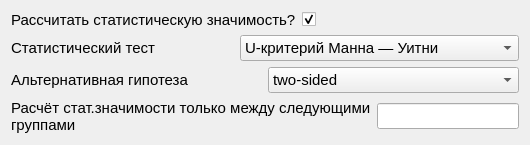
                <widget class="QWidget" name="tab_4">
                 <attribute name="title">
                  <string>Box plot (2)</string>
                 </attribute>
                 <layout class="QGridLayout" name="gridLayout_6">
                  <item row="1" column="0">
                   <layout class="QHBoxLayout" name="horizontalLayout_23">
                    <item>
                     <widget class="QLabel" name="lb_stattest">
                      <property name="enabled">
                       <bool>true</bool>
                      </property>
                      <property name="font">
                       <font>
                        <pointsize>11</pointsize>
                       </font>
                      </property>
                      <property name="toolTip">
                       <string>&lt;html&gt;&lt;head/&gt;&lt;body&gt;&lt;p&gt;См. документацию к &lt;a href=&quot;https://docs.scipy.org/doc/scipy/reference/stats.html&quot;&gt;&lt;span style=&quot; text-decoration: underline; color:#0000ff;&quot;&gt;scipy.stats&lt;/span&gt;&lt;/a&gt;&lt;/p&gt;&lt;/body&gt;&lt;/html&gt;</string>
                      </property>
                      <property name="text">
                       <string>Статистический тест</string>
                      </property>
                     </widget>
                    </item>
                    <item>
                     <widget class="QComboBox" name="comboBox_stat_test">
                      <property name="enabled">
                       <bool>true</bool>
                      </property>
                      <property name="font">
                       <font>
                        <pointsize>11</pointsize>
                       </font>
                      </property>
                      <item>
                       <property name="text">
                        <string>U-критерий Манна — Уитни</string>
                       </property>
                      </item>
                      <item>
                       <property name="text">
                        <string>Т-критерий Стьюдента</string>
                       </property>
                      </item>
                      <item>
                       <property name="text">
                        <string>Тест Бруннера — Мюнцеля</string>
                       </property>
                      </item>
                      <item>
                       <property name="text">
                        <string>Тест Бруннера — Мюнцеля (normal)</string>
                       </property>
                      </item>
                      <item>
                       <property name="text">
                        <string>Критерий Уилкоксона</string>
                       </property>
                      </item>
                      <item>
                       <property name="text">
                        <string>Критерий Краскела — Уоллиса</string>
                       </property>
                      </item>
                      <item>
                       <property name="text">
                        <string>Медианный критерий</string>
                       </property>
                      </item>
                      <item>
                       <property name="text">
                        <string>Тест Ансари-Брэдли</string>
                       </property>
                      </item>
                      <item>
                       <property name="text">
                        <string>Тест Фишера-Питмана</string>
                       </property>
                      </item>
                     </widget>
                    </item>
                   </layout>
                  </item>
                  <item row="2" column="0">
                   <layout class="QHBoxLayout" name="horizontalLayout_18">
                    <item>
                     <widget class="QLabel" name="lb__altern_heposisis">
                      <property name="enabled">
                       <bool>true</bool>
                      </property>
                      <property name="font">
                       <font>
                        <pointsize>11</pointsize>
                       </font>
                      </property>
                      <property name="text">
                       <string>Альтернативная гипотеза</string>
                      </property>
                     </widget>
                    </item>
                    <item>
                     <widget class="QComboBox" name="comboBox_alter_hep">
                      <property name="enabled">
                       <bool>true</bool>
                      </property>
                      <property name="font">
                       <font>
                        <pointsize>11</pointsize>
                       </font>
                      </property>
                      <item>
                       <property name="text">
                        <string>two-sided</string>
                       </property>
                      </item>
                      <item>
                       <property name="text">
                        <string>less</string>
                       </property>
                      </item>
                      <item>
                       <property name="text">
                        <string>greater</string>
                       </property>
                      </item>
                     </widget>
                    </item>
                   </layout>
                  </item>
                  <item row="0" column="0">
                   <layout class="QHBoxLayout" name="horizontalLayout_21">
                    <item>
                     <widget class="QLabel" name="lb_stattest_2">
                      <property name="font">
                       <font>
                        <pointsize>11</pointsize>
                       </font>
                      </property>
                      <property name="text">
                       <string>Рассчитать статистическую значимость?</string>
                      </property>
                     </widget>
                    </item>
                    <item>
                     <widget class="QCheckBox" name="check_stat_znachimost">
                      <property name="enabled">
                       <bool>true</bool>
                      </property>
                      <property name="font">
                       <font>
                        <pointsize>11</pointsize>
                       </font>
                      </property>
                      <property name="text">
                       <string/>
                      </property>
                      <property name="checked">
                       <bool>true</bool>
                      </property>
                     </widget>
                    </item>
                   </layout>
                  </item>
                  <item row="3" column="0">
                   <layout class="QHBoxLayout" name="horizontalLayout_82">
                    <item>
                     <widget class="QLabel" name="lb_del_hue_7">
                      <property name="font">
                       <font>
                        <pointsize>11</pointsize>
                       </font>
                      </property>
                      <property name="toolTip">
                       <string>&lt;html&gt;&lt;head/&gt;&lt;body&gt;&lt;p&gt;Если не нужно считать стат. значимость между всеми группами, то нужно выбрать это. Ввести надо в строку массив из групп. К примеру, есть 4 группы и хочется посмотреть стат.значимость только между 1 и 2, а также 3 и 4. Тогда надо ввести с пробелом '(1,2) (3,4)'&lt;/p&gt;&lt;/body&gt;&lt;/html&gt;</string>
                      </property>
                      <property name="text">
                       <string>Расчёт стат.значимости только между следующими группами</string>
                      </property>
                      <property name="wordWrap">
                       <bool>true</bool>
                      </property>
                     </widget>
                    </item>
                    <item>
                     <widget class="QLineEdit" name="STAT_znachimost_order_box_plot">
                      <property name="font">
                       <font>
                        <pointsize>11</pointsize>
                       </font>
                      </property>
                      <property name="toolTip">
                       <string/>
                      </property>
                     </widget>
                    </item>
                   </layout>
                  </item>
                 </layout>
                </widget>
